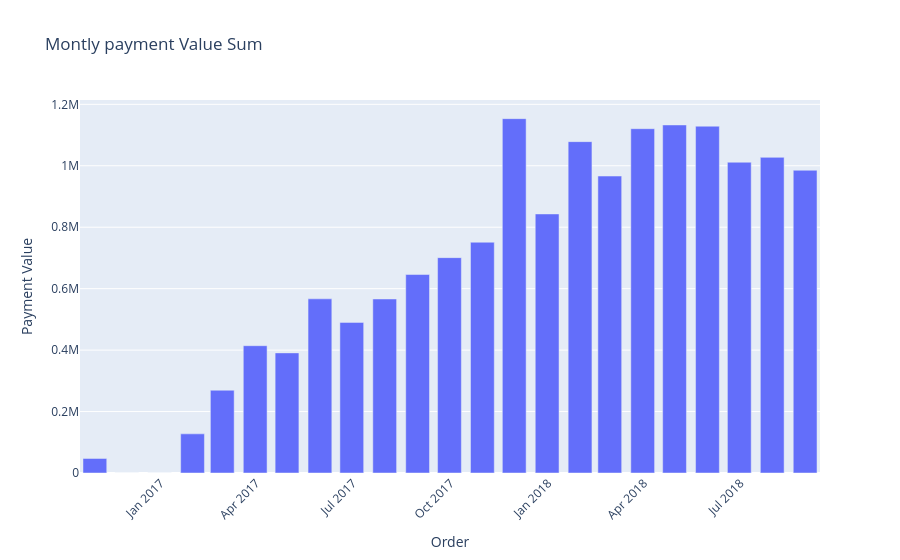

Source (notebook cell):
### Code cell
import plotly.express as px

fig = px.bar(
    x=merged_order_month_sum.index,
    y=merged_order_month_sum["payment_value"],
    title="Montly payment Value Sum",
    labels={
        "x": "Order",
        "y": "Payment Value"
    }
)

fig.update_layout(xaxis_tickangle=-45)


fig.show()

### Figure 1 — Plotly figure (JSON) as saved in the notebook; plotly's stock layout.template omitted (floating-point values rounded to 4 significant figures)
{"data": [{"hovertemplate": "Order=%{x}<br>Payment Value=%{y}<extra></extra>", "legendgroup": "", "marker": {"color": "#636efa", "pattern": {"shape": ""}}, "name": "", "orientation": "v", "showlegend": false, "textposition": "auto", "type": "bar", "x": ["2016-10-31T00:00:00.000000000", "2016-11-30T00:00:00.000000000", "2016-12-31T00:00:00.000000000", "2017-01-31T00:00:00.000000000", "2017-02-28T00:00:00.000000000", "2017-03-31T00:00:00.000000000", "2017-04-30T00:00:00.000000000", "2017-05-31T00:00:00.000000000", "2017-06-30T00:00:00.000000000", "2017-07-31T00:00:00.000000000", "2017-08-31T00:00:00.000000000", "2017-09-30T00:00:00.000000000", "2017-10-31T00:00:00.000000000", "2017-11-30T00:00:00.000000000", "2017-12-31T00:00:00.000000000", "2018-01-31T00:00:00.000000000", "2018-02-28T00:00:00.000000000", "2018-03-31T00:00:00.000000000", "2018-04-30T00:00:00.000000000", "2018-05-31T00:00:00.000000000", "2018-06-30T00:00:00.000000000", "2018-07-31T00:00:00.000000000", "2018-08-31T00:00:00.000000000"], "xaxis": "x", "y": [47270.0, 0.0, 19.62, 127400.0, 269500.0, 414400.0, 391000.0, 566900.0, 490200.0, 566400.0, 646000.0, 701000.0, 751100.0, 1153000.0, 843200.0, 1079000.0, 966600.0, 1121000.0, 1133000.0, 1129000.0, 1012000.0, 1027000.0, 985400.0], "yaxis": "y"}], "layout": {"barmode": "relative", "legend": {"tracegroupgap": 0}, "title": {"text": "Montly payment Value Sum"}, "xaxis": {"anchor": "y", "domain": [0, 1], "tickangle": -45, "title": {"text": "Order"}}, "yaxis": {"anchor": "x", "domain": [0, 1], "title": {"text": "Payment Value"}}}}
